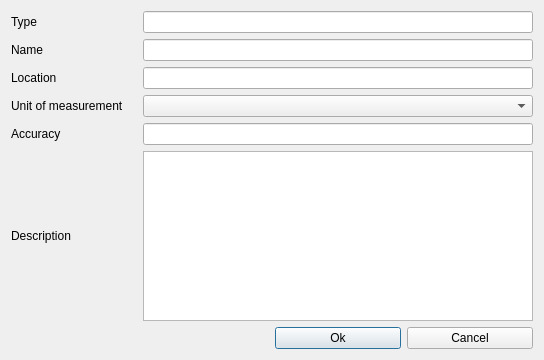
<?xml version="1.0" encoding="UTF-8"?>
<ui version="4.0">
 <class>EditDialog</class>
 <widget class="QDialog" name="EditDialog">
  <property name="geometry">
   <rect>
    <x>0</x>
    <y>0</y>
    <width>544</width>
    <height>360</height>
   </rect>
  </property>
  <property name="windowTitle">
   <string>Dialog</string>
  </property>
  <layout class="QGridLayout" name="gridLayout">
   <item row="5" column="1" colspan="3">
    <widget class="QTextEdit" name="descr_edit"/>
   </item>
   <item row="1" column="1" colspan="3">
    <widget class="QLineEdit" name="name_edit"/>
   </item>
   <item row="3" column="0">
    <widget class="QLabel" name="unit_label">
     <property name="text">
      <string>Unit of measurement</string>
     </property>
    </widget>
   </item>
   <item row="5" column="0">
    <widget class="QLabel" name="descr_label">
     <property name="text">
      <string>Description</string>
     </property>
    </widget>
   </item>
   <item row="6" column="2">
    <widget class="QPushButton" name="ok_button">
     <property name="text">
      <string>Ok</string>
     </property>
    </widget>
   </item>
   <item row="6" column="3">
    <widget class="QPushButton" name="cancel_button">
     <property name="text">
      <string>Cancel</string>
     </property>
    </widget>
   </item>
   <item row="4" column="0">
    <widget class="QLabel" name="accur_label">
     <property name="text">
      <string>Accuracy</string>
     </property>
    </widget>
   </item>
   <item row="2" column="1" colspan="3">
    <widget class="QLineEdit" name="locat_edit"/>
   </item>
   <item row="4" column="1" colspan="3">
    <widget class="QLineEdit" name="accur_edit"/>
   </item>
   <item row="3" column="1" colspan="3">
    <widget class="QComboBox" name="unit_comboBox">
     <property name="contextMenuPolicy">
      <enum>Qt::NoContextMenu</enum>
     </property>
    </widget>
   </item>
   <item row="1" column="0">
    <widget class="QLabel" name="name_label">
     <property name="text">
      <string>Name</string>
     </property>
    </widget>
   </item>
   <item row="0" column="0">
    <widget class="QLabel" name="type_label">
     <property name="text">
      <string>Type</string>
     </property>
    </widget>
   </item>
   <item row="6" column="0" colspan="2">
    <spacer name="horizontalSpacer">
     <property name="orientation">
      <enum>Qt::Horizontal</enum>
     </property>
     <property name="sizeHint" stdset="0">
      <size>
       <width>40</width>
       <height>20</height>
      </size>
     </property>
    </spacer>
   </item>
   <item row="2" column="0">
    <widget class="QLabel" name="locat_label">
     <property name="text">
      <string>Location</string>
     </property>
    </widget>
   </item>
   <item row="0" column="1" colspan="3">
    <widget class="QLineEdit" name="type_edit"/>
   </item>
  </layout>
 </widget>
 <tabstops>
  <tabstop>name_edit</tabstop>
  <tabstop>locat_edit</tabstop>
  <tabstop>unit_comboBox</tabstop>
  <tabstop>accur_edit</tabstop>
  <tabstop>descr_edit</tabstop>
  <tabstop>ok_button</tabstop>
  <tabstop>cancel_button</tabstop>
 </tabstops>
 <resources/>
 <connections/>
</ui>
